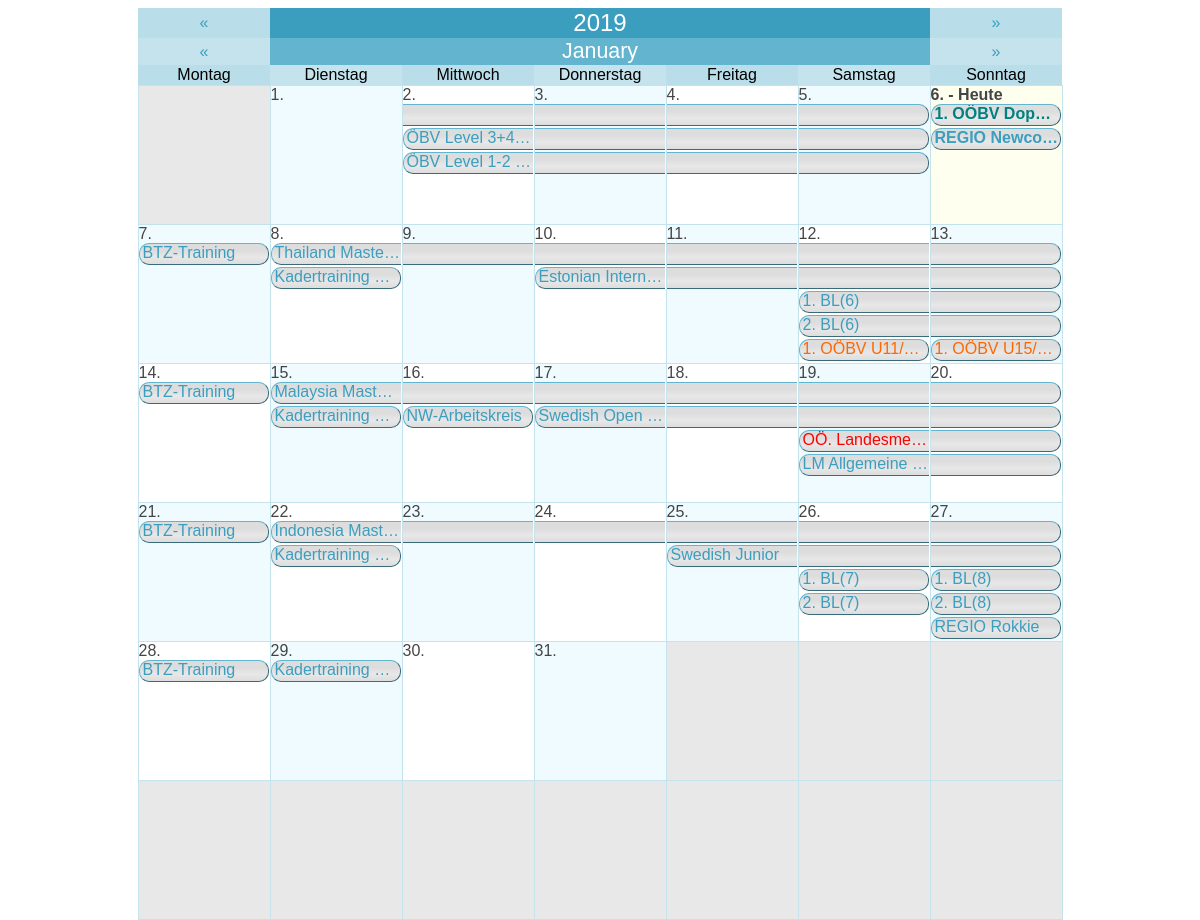
Screenshot of /graphic_calendar.php with the database file from the repository.
### tables this page shows
CREATE TABLE `agenda` (
  `id` int(11) NOT NULL AUTO_INCREMENT,
  `title` varchar(255) NOT NULL,
  `description` text NOT NULL,
  `date_begin` date NOT NULL,
  `date_end` date NOT NULL,
  `isTimespan` tinyint(1) NOT NULL,
  `location` varchar(255) NOT NULL,
  `time_start` time NOT NULL,
  `time_end` time NOT NULL,
  `category` varchar(20) NOT NULL,
  `participant` varchar(255) NOT NULL,
  `responsible` varchar(255) NOT NULL,
  `additional_info` text NOT NULL,
  PRIMARY KEY (`id`)
);

CREATE TABLE `zentralausschreibungen` (
  `id` int(11) NOT NULL AUTO_INCREMENT,
  `size` varchar(10) NOT NULL,
  `category` varchar(200) NOT NULL,
  `title_line1` varchar(255) NOT NULL,
  `title_line2` varchar(255) NOT NULL,
  `date_begin` date NOT NULL,
  `date_end` date NOT NULL,
  `act_timespan` int(11) NOT NULL,
  `act_verein` tinyint(1) NOT NULL,
  `verein` varchar(255) NOT NULL,
  `act_uhrzeit` tinyint(1) NOT NULL,
  `uhrzeit` varchar(255) NOT NULL,
  `act_auslosung` tinyint(1) NOT NULL,
  `auslosung` varchar(255) NOT NULL,
  `act_hallenname` tinyint(1) NOT NULL,
  `hallenname` varchar(255) NOT NULL,
  `act_anschrift_halle` tinyint(1) NOT NULL,
  `anschrift_halle` varchar(255) NOT NULL,
  `act_anzahl_felder` tinyint(1) NOT NULL,
  `anzahl_felder` varchar(50) NOT NULL,
  `act_turnierverantwortlicher` tinyint(1) NOT NULL,
  `turnierverantwortlicher` varchar(255) NOT NULL,
  `act_oberschiedsrichter` tinyint(1) NOT NULL,
  `oberschiedsrichter` varchar(255) NOT NULL,
  `act_telefon` tinyint(1) NOT NULL,
  `telefon` varchar(30) NOT NULL,
  `act_anmeldung_online` tinyint(1) NOT NULL,
  `anmeldung_online` varchar(255) NOT NULL,
  `act_anmeldung_email` tinyint(1) NOT NULL,
  `anmeldung_email` varchar(255) NOT NULL,
  `act_nennungen_email` tinyint(1) NOT NULL,
  `nennungen_email` varchar(255) NOT NULL,
  `act_nennschluss` tinyint(1) NOT NULL,
  `nennschluss` date NOT NULL,
  `act_zusatzangaben` tinyint(1) NOT NULL,
  `zusatzangaben` varchar(255) NOT NULL,
  `location` varchar(255) NOT NULL,
  PRIMARY KEY (`id`)
);

### data/string.lib.php (called while the page is built, shortened)
<?php
function SReplace($string,$specialCharacters='')
{
    $sstr = str_replace(' ','-',$string);
    $sstr = str_replace('&Auml;','AE',$sstr);
    $sstr = str_replace('&auml;','ae',$sstr);
    $sstr = str_replace('&Ouml;','OE',$sstr);
    $sstr = str_replace('&ouml;','oe',$sstr);
    $sstr = str_replace('&Uuml;','UE',$sstr);
    $sstr = str_replace('&uuml;','ue',$sstr);
    $sstr = str_replace('&szlig;','ss',$sstr);
    $sstr = str_replace('Ã„','AE',$sstr);
    $sstr = str_replace('Ã¤','ae',$sstr);
    $sstr = str_replace('Ã–','OE',$sstr);
    $sstr = str_replace('Ã¶','oe',$sstr);
    $sstr = str_replace('Ãœ','UE',$sstr);
    $sstr = str_replace('Ã¼','ue',$sstr);
    $sstr = str_replace('ÃŸ','ss',$sstr);
    $sstr = preg_replace('/[^0-9A-Za-z-'.$specialCharacters.'\|]/', '', $sstr);
    return $sstr;
}
?>

### data/mysql.lib.php (called while the page is built, shortened)
<?php
class MySQL
{
    private static $sqlConnectionLink;
    public static function SetSQLLink($link)
    {
        self::$sqlConnectionLink = $link;
    }
    private static function GetParamTypeList($paramTypeList,$paramAmt)
    {
        if(substr($paramTypeList,0,1) == "@")
        {
            $broadcastType = str_replace("@","",$paramTypeList);
            $mySQLParamTypes = '';
            for($i=0;$i<$paramAmt;$i++) $mySQLParamTypes .= $broadcastType;
        }
        else
        {
            if($paramAmt == strlen($paramTypeList) OR ($paramTypeList == "" AND $paramAmt == -1)) $mySQLParamTypes = $paramTypeList;
            else die("<b>Not enought parameters provided!</b> <br> <b>Provided: </b> ".strlen($paramTypeList)." <br><b>Required:</b> $paramAmt");
        }
        return $mySQLParamTypes;
    }
    public static function Row($sqlStatement,$parameterTypes="", &...$sqlParameters)
    {
        $parameterAmount = func_num_args() - 2;
        $parameterTypeList = self::GetParamTypeList($parameterTypes,$parameterAmount);
        $stmt = self::$sqlConnectionLink->prepare($sqlStatement);
        if($parameterTypes != "") call_user_func_array(array($stmt, "bind_param"), array_merge(array($parameterTypeList), $sqlParameters));
        $stmt->execute();
        $result = $stmt->get_result();
        $row = $result->fetch_array();
        return $row;
    }
    public static function Cluster($sqlStatement,$parameterTypes="", &...$sqlParameters)
    {
        $rowArray = array();
        $parameterAmount = func_num_args() - 2;
        $parameterTypeList = self::GetParamTypeList($parameterTypes,$parameterAmount);
        $stmt = self::$sqlConnectionLink->prepare($sqlStatement);
        if($parameterTypes != "") call_user_func_array(array($stmt, "bind_param"), array_merge(array($parameterTypeList), $sqlParameters));
        $stmt->execute();
        $result = $stmt->get_result();
        while($row = $result->fetch_assoc()) array_push($rowArray,$row);
        return $rowArray;
    }
}
?>

### data/setting.lib.php (called while the page is built, shortened)
<?php
class Setting
{
    private static $sqlConnectionLink;
    public static function SetSQLLink($link)
    {
        self::$sqlConnectionLink = $link;
    }
    public static function Get($setting)
    {
        $stmt = self::$sqlConnectionLink->prepare("SELECT value FROM settings WHERE setting = ?");
        $stmt->bind_param('s', $setting);
        $stmt->execute();
        $result = $stmt->get_result();
        $value = $result->fetch_array();
        switch($value[0])
        {
            case 'true':    return true;
            default:        return $value[0];
        }
    }
}
?>

### graphic_calendar.php (the view, shortened to what this page needs)
<?php
    echo '
        <!DOCTYPE html>
        <html>
            <head>
                <link rel="stylesheet" href="https://use.fontawesome.com/releases/v5.3.1/css/all.css">
                <link rel="stylesheet" type="text/css" href="/css/style.css">
                <link rel="stylesheet" href="https://cdnjs.cloudflare.com/ajax/libs/font-awesome/4.7.0/css/font-awesome.min.css">
                <meta charset="utf-8">
            </head>
            <body>
                <div class="iframe_content" style="height: 600px;">
    ';
    $dateok = false;
    if (!$dateok)
    {
        $mo = date('m');
        $da = date('d');
        $yr = date('Y');
    }
    $offset = date('w', mktime(0,0,0,$mo,1,$yr));
    $nd = date('d', mktime(0,0,0,$mo+1,0,$yr));
    $days = array();
    for ($i=0;$i<=42;$i++) $days[$i]['out']= '&nbsp;';
    $j=1;
    for ($i=$offset;$i<=($offset+$nd-1);$i++)
    {
        $day = $j++;
        $date = $yr.'-'.str_pad($mo,2,0,STR_PAD_LEFT).'-'.str_pad($day,2,0,STR_PAD_LEFT);
        $days[$i]['out']= $day.'.';
        $days[$i]['dat']= $date;
    }
    $redirEx = '';
    echo '
        <center>
            <table class="calendar_table">
            <tr>
                <td colspan="1"><a href="?day='.date('Y-m-d', mktime(0,0,0,$mo,$da,$yr-1)).$redirEx.'">&laquo;</a></td>
                <td colspan="5"><b>'.$yr.'</b></td>
                <td colspan="1"><a href="?day='.date('Y-m-d', mktime(0,0,0,$mo,$da,$yr+1)).$redirEx.'">&raquo;</a></td>
            </tr>
            <tr>
                <td colspan="1"><a href="?day='.date('Y-m-d', mktime(0,0,0,$mo,0,$yr)).$redirEx.'">&laquo;</a></td>
                <td colspan="5"><b>'.str_replace('Mrz','M&auml;rz',SReplace(strftime("%B",strtotime($yr.'-'.$mo.'-'.$da)))).'</b></td>
                <td colspan="1"><a href="?day='.date('Y-m-d', mktime(0,0,0,$mo+1,1,$yr)).$redirEx.'">&raquo;</a></td>
            </tr>
            <tr>
                <td>Montag</td>
                <td>Dienstag</td>
                <td>Mittwoch</td>
                <td>Donnerstag</td>
                <td>Freitag</td>
                <td>Samstag</td>
                <td>Sonntag</td>
            </tr>
    ';
    $cntr = 1;
    $sqlExtension = '';
    $thisMontAndYear = $yr.'-'.str_pad($mo,2,0,STR_PAD_LEFT).'-%';
    $zaTSMonthCluster = MySQL::Cluster("SELECT * FROM zentralausschreibungen WHERE act_timespan = '1' $sqlExtension AND (date_begin LIKE ? OR date_end LIKE ?)",'ss',$thisMontAndYear,$thisMontAndYear);
    $zaSiMonthCluster = MySQL::Cluster("SELECT * FROM zentralausschreibungen WHERE act_timespan = '0' $sqlExtension AND date_begin LIKE ?",'s',$thisMontAndYear);
    $agTSMonthCluster = MySQL::Cluster("SELECT * FROM agenda WHERE isTimespan = '1' $sqlExtension AND (date_begin LIKE ? OR date_end LIKE ?) ",'ss',$thisMontAndYear,$thisMontAndYear);
    $agSiMonthCluster = MySQL::Cluster("SELECT * FROM agenda WHERE isTimespan = '0' $sqlExtension AND date_begin LIKE ?",'s',$thisMontAndYear);
    $categoryColor = array(
    "Landesmeisterschaft" => Setting::Get("ColorLandesmeisterschaft"),
    "Doppelturnier" => Setting::Get("ColorDoppelturnier"),
    "Nachwuchs" => Setting::Get("ColorNachwuchs"),
    "SchuelerJugend" => Setting::Get("ColorSchuelerJugend"),
    "Senioren" => Setting::Get("ColorSenioren"),
    "Training" => Setting::Get("ColorTraining"));
    $designDataGrid = array_fill(0,31,array(NULL,NULL,NULL,NULL,NULL,NULL));
    for($ddg = 0 ; $ddg < 31 ; $ddg++)
    {
        foreach($zaTSMonthCluster AS $dateData)
        {
            $datePartsBegin = explode('-',$dateData['date_begin']);
            $datePartsEnd = explode('-',$dateData['date_end']);
            if($datePartsBegin[2] == $ddg + 1)
            {
                $timespan =  $datePartsEnd[2] - $datePartsBegin[2] + 1;
                for($lctr = 5 ; $lctr >= 0 ; $lctr--)
                {
                    $layerValid = true;
                    for($ldctr = 0 ; $ldctr < $timespan ; $ldctr++) if($designDataGrid[$ddg + $ldctr][$lctr] != NULL) $layerValid = false;
                    if($layerValid) $layer = $lctr;
                }
                for($dctr = 0 ; $dctr < $timespan ; $dctr++) $designDataGrid[$ddg + $dctr][$layer] = 'ZA-'.$dateData['id'];
            }
        }
        foreach($agTSMonthCluster AS $dateData)
        {
            $datePartsBegin = explode('-',$dateData['date_begin']);
            $datePartsEnd = explode('-',$dateData['date_end']);
            if($datePartsBegin[2] == $ddg + 1)
            {
                $timespan =  $datePartsEnd[2] - $datePartsBegin[2] + 1;
                for($lctr = 5 ; $lctr >= 0 ; $lctr--)
                {
                    $layerValid = true;
                    for($ldctr = 0 ; $ldctr < $timespan ; $ldctr++) if($designDataGrid[$ddg + $ldctr][$lctr] != NULL) $layerValid = false;
                    if($layerValid) $layer = $lctr;
                }
                for($dctr = 0 ; $dctr < $timespan ; $dctr++) $designDataGrid[$ddg + $dctr][$layer] = 'AG-'.$dateData['id'];
            }
        }
        foreach($zaSiMonthCluster AS $dateData)
        {
            $datePartsBegin = explode('-',$dateData['date_begin']);
            if($datePartsBegin[2] == $ddg + 1)
            {
                for($lctr = 5 ; $lctr >= 0 ; $lctr--)
                {
                    $layerValid = true;
                    if($designDataGrid[$ddg][$lctr] != NULL) $layerValid = false;
                    if($layerValid) $layer = $lctr;
                }
                $designDataGrid[$ddg][$layer] = 'ZA-'.$dateData['id'];
            }
        }
        foreach($agSiMonthCluster AS $dateData)
        {
            $datePartsBegin = explode('-',$dateData['date_begin']);
            if($datePartsBegin[2] == $ddg + 1)
            {
                for($lctr = 5 ; $lctr >= 0 ; $lctr--)
                {
                    $layerValid = true;
                    if($designDataGrid[$ddg][$lctr] != NULL) $layerValid = false;
                    if($layerValid) $layer = $lctr;
                }
                $designDataGrid[$ddg][$layer] = 'AG-'.$dateData['id'];
            }
        }
    }
    for($lctr = 0 ; $lctr < 5 ; $lctr++)
    {
        for($ddg = 0 ; $ddg < 31 ; $ddg++) if($designDataGrid[$ddg][$lctr] != NULL) $lastLayer =  $lctr;
    }
    for ($i=1;$i<=6;$i++)
    {
        echo '<tr>';
        for ($j=1;$j<=7;$j++)
        {
            $curr = $cntr++;
            $accent = ($days[$curr]['dat'] == "") ? 'blank' : (($curr % 2 == 0) ? 'accent1' : 'accent2');
            $style = (date("Y-m-d") == $days[$curr]['dat']) ? 'bold' : 'normal';
            $today = (date("Y-m-d") == $days[$curr]['dat']) ? 'today' : '';
            $selectStyle = (isset($_GET['datum']) AND $_GET['datum']==$days[$curr]['dat']) ? 'selected' : '';
            echo '
                <td class="'.$selectStyle.' '.$accent.' '.$today.'" style="font-weight: '.$style.'">
                <span>'.$days[$curr]['out'].' '.((date("Y-m-d") == $days[$curr]['dat']) ? ' - Heute' : '').'</span>
            ';
            $curDate = $days[$curr]['dat'];
            $dayNow = intval(str_replace('.','',$days[$curr]['out']));
            echo '<table class="cellContentData">';
            for($dctr = 0 ; $dctr <= $lastLayer ; $dctr++)
            {
                $dataParts = explode("-",$designDataGrid[$dayNow - 1][$dctr]);
                if($dataParts[0] == "ZA" OR $dataParts[0] == "AG")
                {
                    if($dataParts[0] == "ZA")
                    {
                        $calData = MySQL::Row("SELECT *,CONCAT_WS(' ',title_line1,title_line2) AS displayTitle FROM zentralausschreibungen WHERE id = ?",'i',$dataParts[1]);
                        $displayTitle = '';
                        if($calData['act_timespan'])
                        {
                            if($curDate == $calData['date_begin'])
                            {
                                $cellStyle = "timespanStart";
                                $displayTitle = $calData['displayTitle'];
                            }
                            else if($curDate == $calData['date_end'])
                            {
                                $cellStyle = "timespanEnd";
                            }
                            else
                            {
                                $cellStyle = "timespanMiddle";
                                $dateModalInfo = '';
                            }
                        }
                        else
                        {
                            $cellStyle = "timespanSingle";
                            $displayTitle = $calData['displayTitle'];
                        }
                    }
                    if($dataParts[0] == "AG")
                    {
                        $calData = MySQL::Row("SELECT *,title AS displayTitle FROM agenda WHERE id = ?",'i',$dataParts[1]);
                        $displayTitle = '';
                        if($calData['isTimespan'])
                        {
                            if($curDate == $calData['date_begin'])
                            {
                                $cellStyle = "timespanStart";
                                $displayTitle = $calData['displayTitle'];
                            }
                            else if($curDate == $calData['date_end'])
                            {
                                $cellStyle = "timespanEnd";
                            }
                            else
                            {
                                $cellStyle = "timespanMiddle";
                            }
                        }
                        else
                        {
                            $cellStyle = "timespanSingle";
                            $displayTitle = $calData['displayTitle'];
                        }
                    }
                    echo '
                        <tr>
                            <td>
                                <a href="#calenderInfo'.$designDataGrid[$dayNow - 1][$dctr].'" style="text-decoration:none;">
                                    <div id="'.$cellStyle.'" style="color: '.(($calData['category']!="") ? $categoryColor[$calData['category']] : '#000000').';">'.$displayTitle.'</div>
                                </a>
                            </td>
                        </tr>
                    ';
                }
                else echo '<tr><td></td></tr>';
            }
            echo '</table>';
            echo'
                </td>
            ';
        }
        echo '</tr>';
    }
    echo '
            </table>
        </center>
    ';
    echo '
                </div>
            </body>
        </html>
    ';
?>

### rows the page displays
agenda: title "ÖBV Level 3+4…"
agenda: title "ÖBV Level 1-2…"
zentralausschreibungen: displayTitle "1. OÖBV Dop…"
agenda: title "REGIO Newco…"
agenda: title "BTZ-Training"
agenda: title "Thailand Maste…"
agenda: title "Kadertraining…"
agenda: title "Estonian Intern…"
agenda: title "1. BL(6)"
agenda: title "2. BL(6)"
zentralausschreibungen: displayTitle "1. OÖBV U11/…"
zentralausschreibungen: displayTitle "1. OÖBV U15/…"
agenda: title "BTZ-Training"
agenda: title "Malaysia Mast…"
agenda: title "Kadertraining…"
agenda: title "NW-Arbeitskreis"
agenda: title "Swedish Open…"
zentralausschreibungen: displayTitle "OÖ. Landesme…"
agenda: title "LM Allgemeine…"
agenda: title "BTZ-Training"
agenda: title "Indonesia Mast…"
agenda: title "Kadertraining…"
agenda: title "Swedish Junior"
agenda: title "1. BL(7)"
agenda: title "2. BL(7)"
agenda: title "1. BL(8)"
agenda: title "2. BL(8)"
agenda: title "REGIO Rokkie"
agenda: title "BTZ-Training"
agenda: title "Kadertraining…"

### other values shown
$yr "2019"
$days[$curr]['out'] "1."
$days[$curr]['out'] "2."
$days[$curr]['out'] "3."
$days[$curr]['out'] "4."
$days[$curr]['out'] "5."
$days[$curr]['out'] "6."
$days[$curr]['out'] "7."
$days[$curr]['out'] "8."
$days[$curr]['out'] "9."
$days[$curr]['out'] "10."
$days[$curr]['out'] "11."
$days[$curr]['out'] "12."
$days[$curr]['out'] "13."
$days[$curr]['out'] "14."
